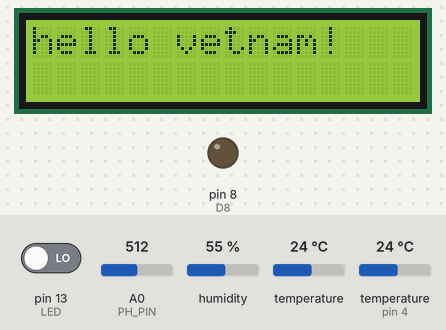
Bench run of a sketch on a simulated Arduino Uno, built with avr-gcc and run on an emulated ATmega328P. On the bench: 16×2 character LCD, output pins drawn as LEDs (lit = HIGH). Inputs (shaded band) come from the test bench; at power-on: pin 13 (LED) LOW, A0 (PH_PIN) = 512, humidity 55 %, temperature 24 °C, temperature (sensor on pin 4) 24 °C. The modem accepts every AT command (registered, SIM ready, sends succeed) and sends nothing else; what the sketch prints to the serial monitor is not drawn.

Above: at 0.1 s.
At 35.3 s:
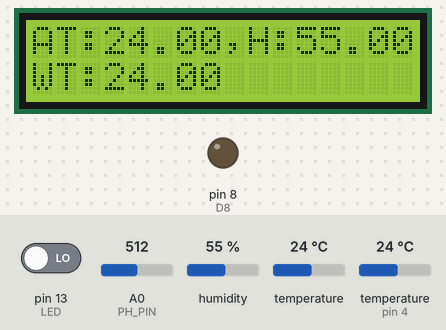
At 68.5 s:
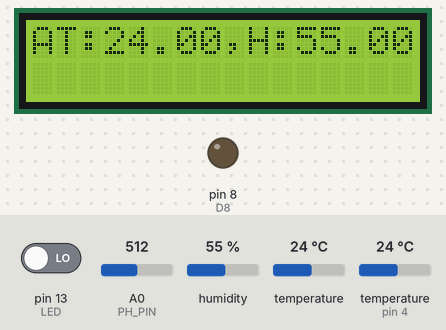
At 101.9 s:
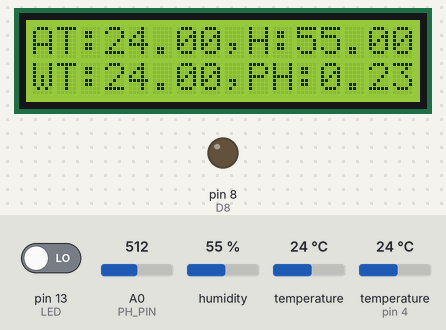

The sketch:

AquaPhonix.ino
```cpp
#include <SoftwareSerial.h>
// https://wiki.dfrobot.com/Gravity__Analog_pH_Sensor_Meter_Kit_V2_SKU_SEN0161-V2
#include "DFRobot_PH.h" //
#include <EEPROM.h>
// https://www.devicemart.co.kr/goods/view?no=1066983
// https://github.com/PaulStoffregen/OneWire
#include <OneWire.h> // 수온
// https://www.kocoafab.cc/tutorial/view/72
// https://www.devicemart.co.kr/goods/view?no=1330500#goods_file
// https://github.com/practicalarduino/SHT1x
#include <SHT1x.h> // 온습도
// https://kocoafab.cc/tutorial/view/689
#include <LiquidCrystal_I2C.h>
#define DEBUG true
#define D8 8
#define dataPin 10
#define clockPin 11
#define PH_PIN A0
#define ONEWIRE_PIN 4
#define TIMEOUT 10000 // mS
// ph 측정
#define PH_PIN A0            //pH meter Analog output to Arduino Analog Input 0
#define Offset 0.00            //deviation compensate
#define LED 13
#define samplingInterval 20
#define printInterval 800
#define ArrayLenth  40    //times of collection
int pHArray[ArrayLenth];   //Store the average value of the sensor feedback
int pHArrayIndex=0;
// wifi
#define BT_RXD 2
#define BT_TXD 3
String SSID = "PHONGKHACHDHBL";
String PASS = "dhbl2006";
String DST_IP = "192.168.43.223";
String PORT = "3000";

// Lcd 조정
LiquidCrystal_I2C lcd(0x27,16,2);  // set the LCD address to 0x27 for a 16 chars and 2 line display
// 온습도 측정
SHT1x sht1x(dataPin, clockPin);
//Temperature chip i/o - 온도 측정
OneWire ds(ONEWIRE_PIN);  // on digital pin 2
// ph 농도 측정
DFRobot_PH ph;
// Wifi
SoftwareSerial ESP_wifi(BT_RXD, BT_TXD);

void setup()
{
  pinMode(D8, OUTPUT);

  Serial.begin(9600);
  ESP_wifi.begin(9600);
  ESP_wifi.setTimeout(50000);

  lcd.init(); // Start LCD
  lcd.backlight(); // backlight On
  lcd.print("hello vetnam!");
  Serial.println("Hello Arduino!");

  ph.begin();

  sendData("AT+RST\r\n", 5000, DEBUG);
  sendData("AT+CWJAP=\"" + SSID + "\",\"" + PASS + "\"\r\n", 15000, DEBUG);

  sendData("AT+CWMODE=3\r\n", 7000, DEBUG); // STA+AP, 11000
  sendData("AT+CIFSR\r\n", 7000, DEBUG);
//  sendData("AT+CIPMUX=1\r\n", 7000, DEBUG);
  DST_IP = "192.168.1.114"; // "anjfodgoatnrhkd.pythonanywhere.com" = "35.173.69.207"
  PORT = "3000";

  delay(1000);
}

const int AirValue = 675;   // Value to Air
const int WaterValue = 360;  // Value to Water // ???
int intervals = (AirValue - WaterValue) / 3;
int soilMoistureValue = 0;
int waterPercent = 0;

float voltage,phValue,temperature = 25;

String postRes, getRes;
void loop()
{
//  if(Serial.available()) ESP_wifi.print((char)Serial.read());
//  if(ESP_wifi.available()) Serial.print((char)ESP_wifi.read());

  lcd.clear();

//  {
//    // 토양 습도 센서
//    soilMoistureValue = analogRead(3); // read the analog in value
//
//    // Serial.println(); // Serial Output Funtion
//    result = "Soil : ";
//
////    if ((WaterValue + intervals) > soilMoistureValue && soilMoistureValue > WaterValue) result += "Very Wet";
////    else if ((AirValue - intervals) > soilMoistureValue && soilMoistureValue > (WaterValue + intervals)) result += "Wet";
////    else if (AirValue > soilMoistureValue && soilMoistureValue > (AirValue - intervals)) result += "Dry";
////    else result += "None"; // Unknown State
//
//    if (soilMoistureValue > AirValue - intervals) result += "Dry";
//    else if (soilMoistureValue > WaterValue + intervals) result += "Wet";
//    else result += "Very Wet";
//
//    Serial.print(result + ", ");
//    lcd.print(result);
//
//    waterPercent = map(soilMoistureValue, AirValue, WaterValue, 0, 100);
//    lcd.setCursor(0, 1);
//    result = "Value : " + String(soilMoistureValue);
////    result = "Percent : " + String(waterPercent) + "%";
//    Serial.println(result);
//    lcd.print(result);
//  }
  postRes = "{";
  getRes = "?";
  {
    // 온습도 센서 - 28C 이상 시에 스프링클러가 작동해야함
    float temp_c = sht1x.readTemperatureC();
    float humidity = sht1x.readHumidity();

    postRes += "\"AT\":" + String(temp_c);
    getRes += "AT=" + String(temp_c);
    postRes += ", \"H\":" + String(humidity);
    getRes += "&H=" + String(humidity);
//    Serial.print("Soil Temperature : " + String(temp_c) + "C, Humidity : " + String(humidity) + "%, ");
    lcd.print("AT:" + String(temp_c) + ","); // Temperature
    lcd.print("H:" + String(humidity) + "%"); // Humidi
  }

  lcd.setCursor(0, 1);
  {
    // 수온 센서
    postRes += ", \"WT\":" + String(getTemp());
    getRes += "&WT=" + String(getTemp());
//    Serial.print("Water Temperature : " + String(getTemp()) + "C");
    lcd.print("WT:" + String(getTemp()));

    // ph 농도 센서
    {
      static unsigned long samplingTime = millis();
      static unsigned long printTime = millis();
      static float phValue,voltage;
      if (millis() - samplingTime > samplingInterval)
      {
          pHArray[pHArrayIndex++]=analogRead(PH_PIN);
          if(pHArrayIndex==ArrayLenth)pHArrayIndex=0;
          voltage = avergearray(pHArray, ArrayLenth)*5.0/1024;
          phValue = 3.5*voltage+Offset;
          samplingTime = millis();
      }

      if (millis() - printTime > printInterval) // Every 800 milliseconds, print a numerical, convert the state of the LED indicator
      {
//        Serial.print("Voltage : " + String(voltage));
//        Serial.println(", ph value : " + String(phValue));

        digitalWrite(LED,digitalRead(LED)^1);
        printTime = millis();

        postRes += ", \"PH\":" + String(phValue);
        getRes += "&PH=" + String(phValue);
        postRes += ", \"V\":" + String(voltage);
        getRes += "&V=" + String(voltage);
        lcd.print(",PH:" + String(phValue));
      }
    }
  }
  postRes += "}\r\n\r\n";

//  String data = "POST /a?id=35 "; // Actual Server Test
//  String data = "POST /quiz?id=35 "; // My Server Test
  String postData = "POST /temp HTTP/1.1\r\n";
  postData += "Host: " + DST_IP + "\r\n";
  postData += "Content-Type: application/json\r\nContent-Length: " + String(postRes.length()) + "\r\n\r\n" + postRes;

  DST_IP = "api.weathermap.org";
  PORT="80";
  String getData = "GET /data/2.5/weather?q=Dortmund"; // + getRes;
  getData += " HTTP/1.0\r\n";
  DST_IP = "api.openweathermap.org";
  getData += "Host: " + DST_IP + "\r\n";
  String cipsend = "AT+CIPSEND=";
//  cipsend += String(postData.length());
  cipsend += String(getData.length());
  cipsend += "\r\n";

  if (sendData("AT+CIPSTART=\"TCP\",\""+ DST_IP + "\"," + PORT + "\r\n", 10000, DEBUG).indexOf("CONNECT") != -1)
  {
    if (sendData(cipsend, 5000, DEBUG).indexOf(">") != -1)
    {
  //    sendData(postData, 30000, DEBUG);
      sendData(getData, 10000, DEBUG);
      sendData("\r\n", 5000, DEBUG);
    }

    String closeCommand = "AT+CIPCLOSE";
    closeCommand += "\r\n";
    sendData(closeCommand, 3000, DEBUG);
  }

//  delay(10000);
}

String sendData(String command, const int timeout, boolean debug)
{
  String response = "";
  ESP_wifi.print(command); // send the read character to the esp8266
  long int time = millis();
  while ( (time + timeout) > millis()) {
    while (ESP_wifi.available()) {
      // output to the serial window
      char c = ESP_wifi.read(); // read the next character.
      response += c;
    }
  }
  if (debug) {
    Serial.print(response);
  }
  return response;
}

float getTemp()
{
  //returns the temperature from one DS18S20 in DEG Celsius

  byte data[12];
  byte addr[8];

  if (!ds.search(addr))
  {
      // no more sensors on chain, reset search
      ds.reset_search();
      Serial.println("address don't exist.");
      return -1000;
  }

  if (OneWire::crc8(addr, 7) != addr[7])
  {
      Serial.println("CRC is not valid!");
      return -1000;
  }

  if (addr[0] != 0x10 && addr[0] != 0x28)
  {
      Serial.print("Device is not recognized");
      return -1000;
  }

  ds.reset();
  ds.select(addr);
  ds.write(0x44,1); // start conversion, with parasite power on at the end

  byte present = ds.reset();
  ds.select(addr);
  ds.write(0xBE); // Read Scratchpad


  for (int i = 0; i < 9; i++) // we need 9 bytes
  {
    data[i] = ds.read();
  }

  ds.reset_search();

  byte MSB = data[1];
  byte LSB = data[0];

  float tempRead = ((MSB << 8) | LSB); //using two's compliment
  float TemperatureSum = tempRead / 16;

  return TemperatureSum;
}

double avergearray(int* arr, int number)
{
  int max, min;
  double avg;
  long amount = 0;
  if (number <= 0)
  {
    Serial.println("Error number for the array to avraging!/n");
    return 0;
  }

  if (number < 5) //less than 5, calculated directly statistics
  {
    for (int i = 0; i < number; i++)
    {
      amount += arr[i];
    }

    avg = amount / number;

    return avg;
  }
  else
  {
    if (arr[0] < arr[1])
    {
      min = arr[0];
      max = arr[1];
    }
    else
    {
      min=arr[1];
      max=arr[0];
    }

    for(int i = 2; i < number; i++)
    {
      if(arr[i] < min)
      {
        amount += min;
        min = arr[i];
      }
      else
      {
        if(arr[i] > max)
        {
          amount += max;
          max = arr[i];
        }
        else
        {
          amount += arr[i]; //min <= arr <= max
        }
      }
    }

    avg = (double)amount/(number-2);
  }

  return avg;
}
```

Measured:
- what the display in image 1 shows lasts 33.1 s, from 35.3 s to 68.4 s
